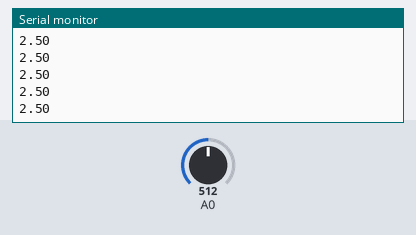
Simulated run of this sketch. Board: Arduino Uno, built with avr-gcc and run on an emulated ATmega328P. Parts: the last lines printed to the serial monitor. The inputs (shaded band) are chosen by the test bench; at power-on: A0 = 512.

Above: at 1.2 s.
1.3 s: A0 set to 716
At 1.31 s:
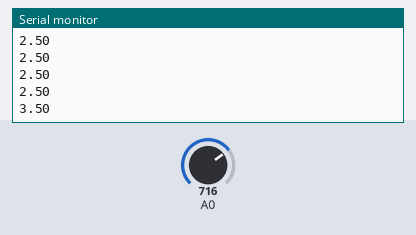
2.8 s: A0 set to 900
At 2.82 s:
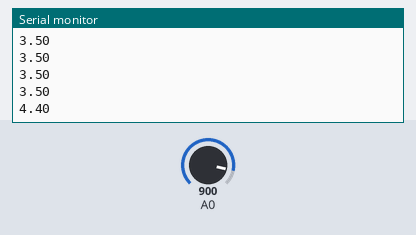
Timing chart, 0 to 5.8 s (numbered marks = the images above; inputs shaded):
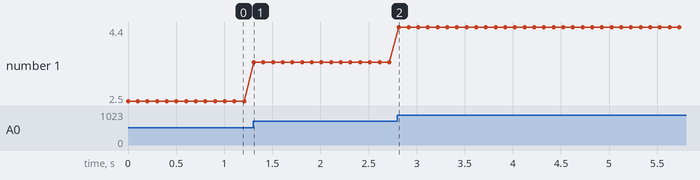

Measured:
- after the input at 1.3 s, the serial monitor: prints a new line at once (image 1)
- after the input at 2.8 s, the serial monitor: prints a new line at once (image 2)
- plotted number 1: 2.5 → 3.5 after the input at 1.3 s, 3.5 → 4.4 after the input at 2.8 s

The sketch:

read_voltage_test.ino
```cpp
void setup() {
 Serial.begin(115200);
 //while (!Serial) { ;}
}
void loop() {
 float voltage = 5.0*analogRead(A0)/1023;
 Serial.println(voltage,2);
 delay(100);
 Serial.flush();
}
```
